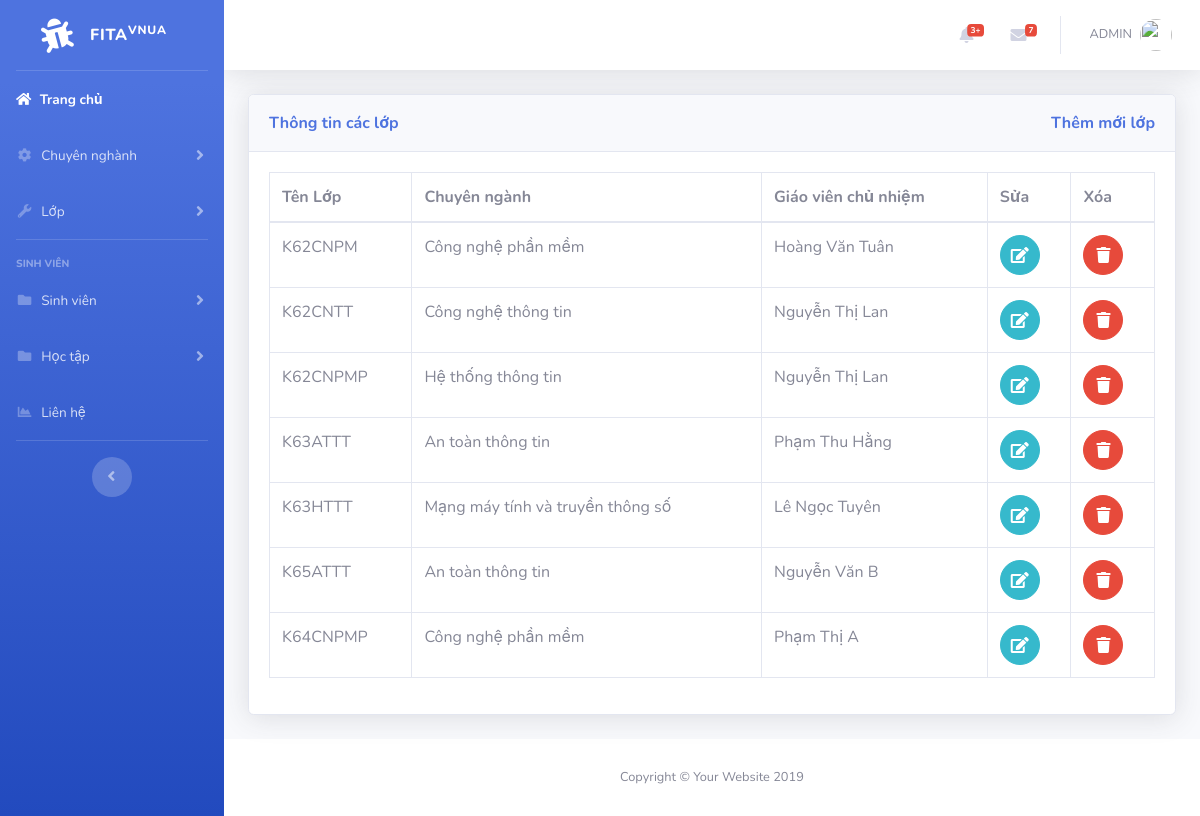
The page /class.php on the database as committed earlier.
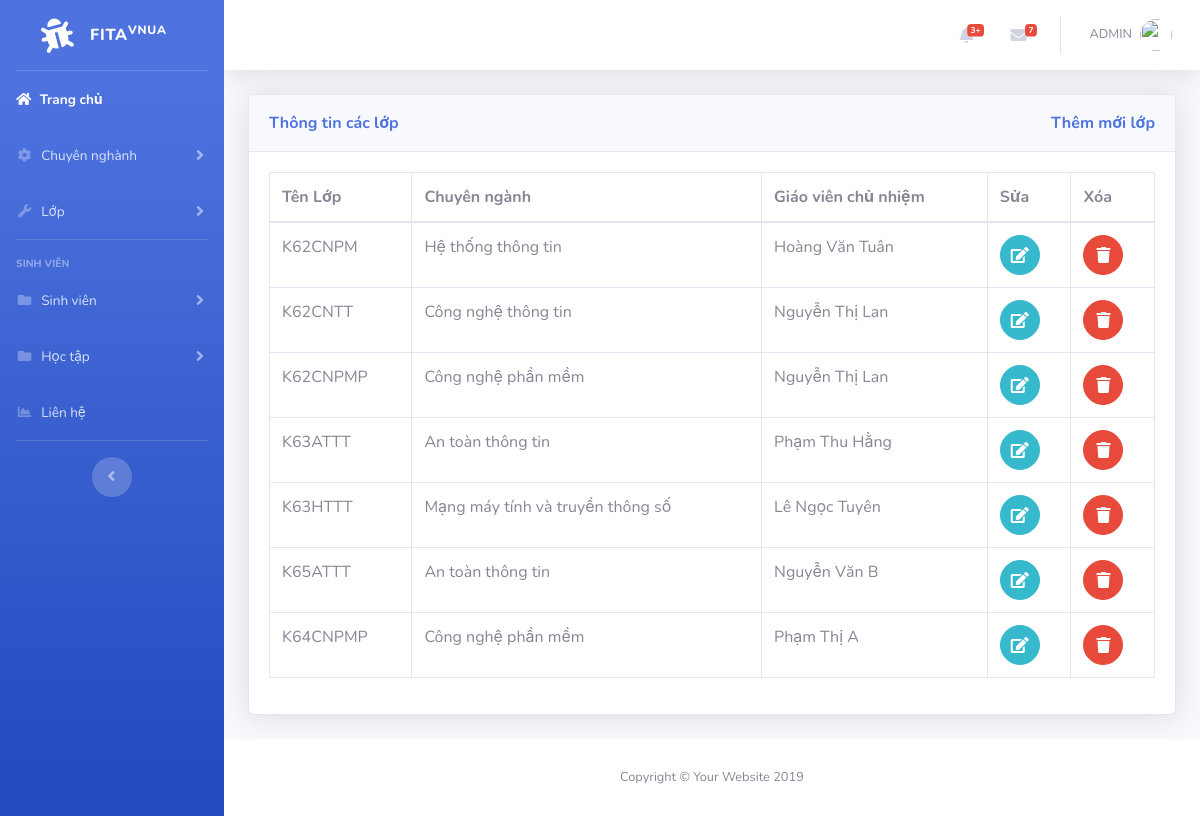
The same page on the database as committed later.
### tables this page shows
CREATE TABLE `class` (
  `id` int(11) NOT NULL,
  `tenlop` varchar(50) NOT NULL,
  `id_cn` int(11) NOT NULL,
  `gvcn` varchar(50) NOT NULL
);

### class.php (the view, shortened to what this page needs)
<?php
include('includes/header.php');
include('includes/navbar.php');
include('includes/connect.php');
?>
<div class="container-fluid">
<div class="card shadow mb-4">
  <div class="card-header py-3">
    <h7 class="m-0 font-weight-bold text-primary">Thông tin các lớp
            <a style="float:right" href="add_class.php">
              Thêm mới lớp
            </a>
    </h7>
  </div>
  <div class="card-body">
  <div class="table-responsive">
<?php
$query="SELECT * FROM class";
$query_run=mysqli_query($connect,$query);
?>
      <table class="table table-bordered" id="dataTable" width="100%" cellspacing="0">
        <thead>
          <tr>
            <th>Tên Lớp</th>
            <th>Chuyên ngành</th>
            <th>Giáo viên chủ nhiệm</th>
            <th>Sửa</th>
            <th>Xóa</th>
          </tr>
        </thead>
        <tbody>
          <?php
              if(mysqli_num_rows($query_run)>0)
              {
                while($row=mysqli_fetch_assoc($query_run))
                {
                  ?>
                      <tr>
                        <td><?php echo $row['tenlop']; ?></td>
                        <td>
                          <?php
                         if($row['id_cn']==1)
                         {
                           echo "Công nghệ phần mềm";
                         }
                         if($row['id_cn']==2)
                         {
                           echo "Công nghệ thông tin";
                         }
                         if($row['id_cn']==3)
                         {
                           echo "Hệ thống thông tin";
                         }
                        if($row['id_cn']==4)
                         {
                           echo "An toàn thông tin";
                         }
                         if($row['id_cn']==5)
                         {
                           echo "Mạng máy tính và truyền thông số";
                         }
                         else{
                           echo ' ';
                         }
                         ?>
                         </td>
                        <td><?php echo $row['gvcn']; ?></td>
                        <td>
                            <form action="edit_class.php" method="post">
                                <button  type="submit" name="edit_class" class="btn btn-info btn-circle"><i class="fa fa-edit edit"></i></button>
                            </form>
                        </td>
                        <td>
                            <form action="code.php" method="post">
                              <button onclick="return confirm('Bạn có muốn xóa lớp')" href="code.php?id=<?php echo $row['tenlop'];?>" type="submit" name="delete_class" class="btn btn-danger btn-circle"><i class="fas fa-trash"></i></button>
                            </form>
                        </td>
                      </tr>
                  <?php
                }
              }
              else
              {
                echo "Not found";
              }
           ?>
        </tbody>
      </table>
    </div>
  </div>
</div>
</div>
<?php
include('includes/footer.php');
?>

Rows that differ between the two databases and show on the page:
changed class "K62CNPM": id_cn "Công nghệ phần mềm" → "Hệ thống thông tin"
changed class "K62CNPMP": id_cn "Hệ thống thông tin" → "Công nghệ phần mềm"
